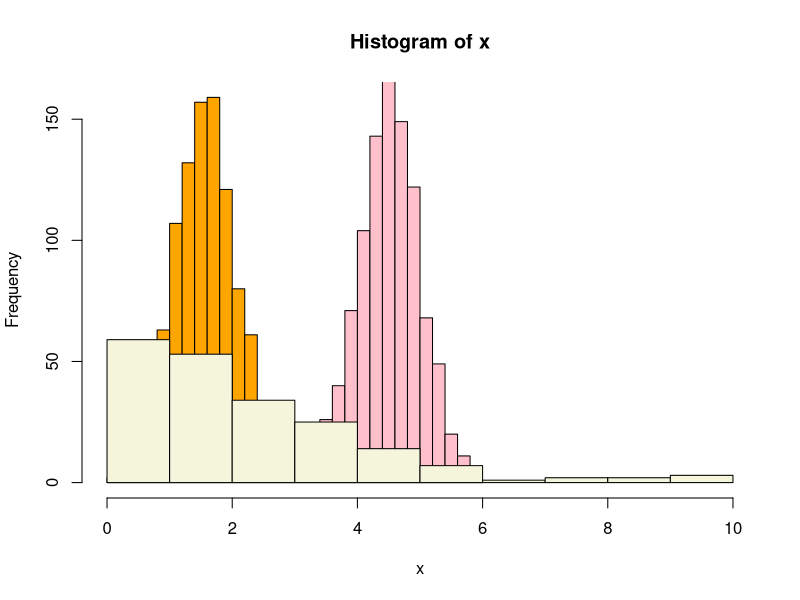

This figure's R source:
x <- rnorm(1000)
x <- x - min(x)
x <- x * (3 / max(x))

y <- rnorm(1000)
y <- y - min(y)
y <- y * (3 / max(y))
y <- y + 3

z <- rchisq(200, 3)
z <- z - min(z)
z <- z * (10 / max(z))

hist(x, col = "orange", xlim = c(0, 10))
hist(y, col = "pink", add = TRUE)
hist(z, col = "beige", add = TRUE)
